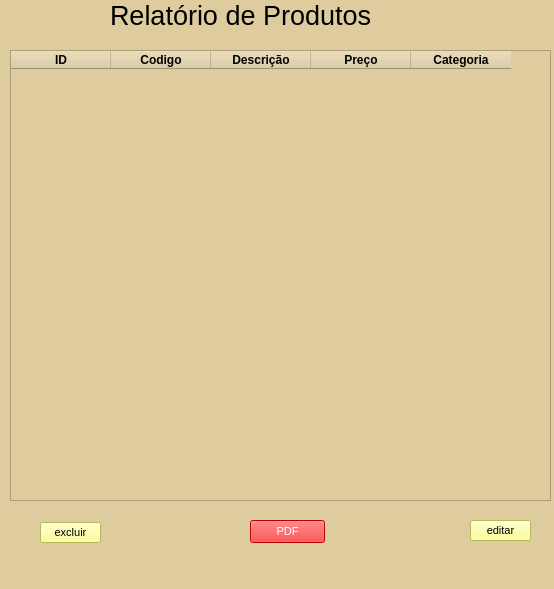
<?xml version="1.0" encoding="UTF-8"?>
<ui version="4.0">
 <class>MainWindow</class>
 <widget class="QMainWindow" name="MainWindow">
  <property name="geometry">
   <rect>
    <x>0</x>
    <y>0</y>
    <width>554</width>
    <height>589</height>
   </rect>
  </property>
  <property name="windowTitle">
   <string>MainWindow</string>
  </property>
  <property name="styleSheet">
   <string notr="true">background-color: rgb(223, 204, 158);</string>
  </property>
  <widget class="QWidget" name="centralwidget">
   <widget class="QLabel" name="label">
    <property name="geometry">
     <rect>
      <x>110</x>
      <y>-10</y>
      <width>271</width>
      <height>51</height>
     </rect>
    </property>
    <property name="font">
     <font>
      <pointsize>20</pointsize>
     </font>
    </property>
    <property name="text">
     <string>Relatório de Produtos</string>
    </property>
   </widget>
   <widget class="QTableWidget" name="tableWidget">
    <property name="geometry">
     <rect>
      <x>10</x>
      <y>50</y>
      <width>541</width>
      <height>451</height>
     </rect>
    </property>
    <property name="font">
     <font>
      <pointsize>13</pointsize>
      <weight>75</weight>
      <bold>true</bold>
     </font>
    </property>
    <property name="gridStyle">
     <enum>Qt::NoPen</enum>
    </property>
    <column>
     <property name="text">
      <string>ID</string>
     </property>
     <property name="font">
      <font>
       <weight>75</weight>
       <bold>true</bold>
      </font>
     </property>
    </column>
    <column>
     <property name="text">
      <string>Codigo</string>
     </property>
     <property name="font">
      <font>
       <weight>75</weight>
       <bold>true</bold>
      </font>
     </property>
    </column>
    <column>
     <property name="text">
      <string>Descrição</string>
     </property>
     <property name="font">
      <font>
       <weight>75</weight>
       <bold>true</bold>
      </font>
     </property>
    </column>
    <column>
     <property name="text">
      <string>Preço</string>
     </property>
     <property name="font">
      <font>
       <weight>75</weight>
       <bold>true</bold>
      </font>
     </property>
    </column>
    <column>
     <property name="text">
      <string>Categoria</string>
     </property>
     <property name="font">
      <font>
       <weight>75</weight>
       <bold>true</bold>
      </font>
     </property>
    </column>
   </widget>
   <widget class="QPushButton" name="pushButton">
    <property name="geometry">
     <rect>
      <x>250</x>
      <y>520</y>
      <width>75</width>
      <height>23</height>
     </rect>
    </property>
    <property name="font">
     <font>
      <family>MS Shell Dlg 2</family>
      <pointsize>8</pointsize>
      <weight>9</weight>
      <italic>false</italic>
      <bold>false</bold>
     </font>
    </property>
    <property name="styleSheet">
     <string notr="true">background-color: rgb(0, 0, 255);
background-color: rgb(255, 0, 0);
font: 75 8pt &quot;MS Shell Dlg 2&quot;;
color: rgb(255, 255, 255);</string>
    </property>
    <property name="text">
     <string>PDF</string>
    </property>
   </widget>
   <widget class="QPushButton" name="pushButton_2">
    <property name="geometry">
     <rect>
      <x>40</x>
      <y>522</y>
      <width>61</width>
      <height>21</height>
     </rect>
    </property>
    <property name="font">
     <font>
      <family>MS Shell Dlg 2</family>
      <pointsize>8</pointsize>
      <weight>9</weight>
      <italic>false</italic>
      <bold>false</bold>
     </font>
    </property>
    <property name="styleSheet">
     <string notr="true">font: 75 8pt &quot;MS Shell Dlg 2&quot;;
background-color: rgb(255, 255, 127);</string>
    </property>
    <property name="text">
     <string>excluir</string>
    </property>
   </widget>
   <widget class="QPushButton" name="pushButton_3">
    <property name="geometry">
     <rect>
      <x>470</x>
      <y>520</y>
      <width>61</width>
      <height>21</height>
     </rect>
    </property>
    <property name="font">
     <font>
      <family>MS Shell Dlg 2</family>
      <pointsize>8</pointsize>
      <weight>50</weight>
      <italic>false</italic>
      <bold>false</bold>
     </font>
    </property>
    <property name="styleSheet">
     <string notr="true">background-color: rgb(255, 255, 127);</string>
    </property>
    <property name="text">
     <string>editar</string>
    </property>
   </widget>
  </widget>
  <widget class="QMenuBar" name="menubar">
   <property name="geometry">
    <rect>
     <x>0</x>
     <y>0</y>
     <width>554</width>
     <height>21</height>
    </rect>
   </property>
  </widget>
  <widget class="QStatusBar" name="statusbar"/>
 </widget>
 <resources/>
 <connections/>
</ui>
